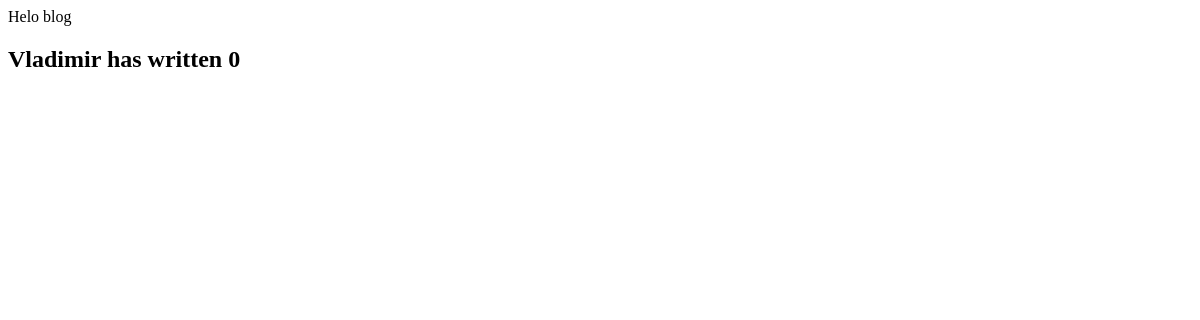
The page /blog/ on the database as committed earlier.
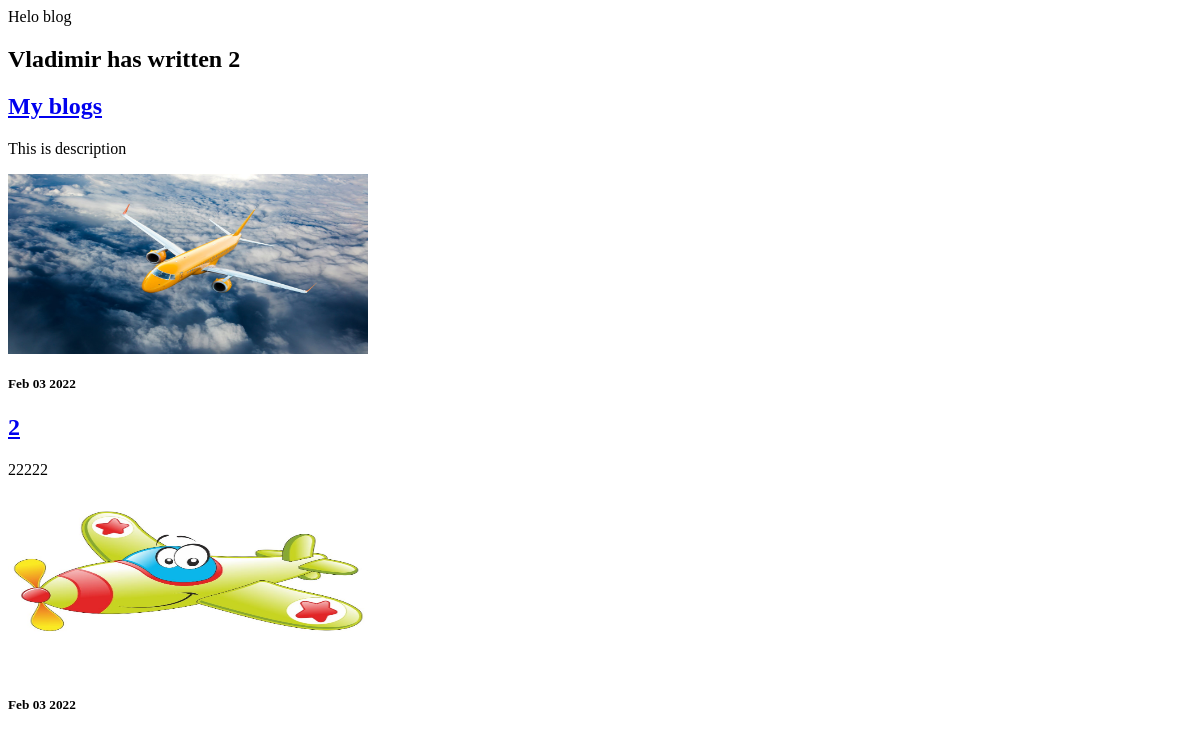
The same page on the database as committed later.
### blog/models.py (models this page shows)
class Projec(models.Model):
    title = models.CharField(max_length= 100)
    description = models.TextField(max_length= 250)
    image = models.ImageField(upload_to='blog/images/',blank=True)
    date = models.DateField(auto_now = True)
    url = models.URLField(blank=True)

### blog/views.py (the view)
# urls.py: path('', views.all_blogs, name='all_blogs'),
def all_blogs(request):
    projects = Projec.objects.order_by('-title')[:5]
    return render(request, "blog/all_blogs.html", {'projects':projects})

### blog/templates/blog/all_blogs.html (shortened to what this page needs)
<h2>Vladimir has written {{ projects.count }}</h2>
{% for project in projects %}
<a href="{% url 'blog:detail' project.id %}"><h2>{{ project.title }}</h2></a>
<p>{{ project.description|truncatechars:70 }}</p>
<img src="{{project.image.url}}" height="180" width="360">
<h5>{{ project.date|date:'M d Y' }}</h5>
{% endfor %}

Rows that differ between the two databases and show on the page:
added Projec: title "My blogs", description "This is description", image (picture), date "Feb 03 2022"
added Projec: title "2", description "22222", image (picture), date "Feb 03 2022"
Other text that changed with them:
{{ projects.count }}: "0" → "2"
